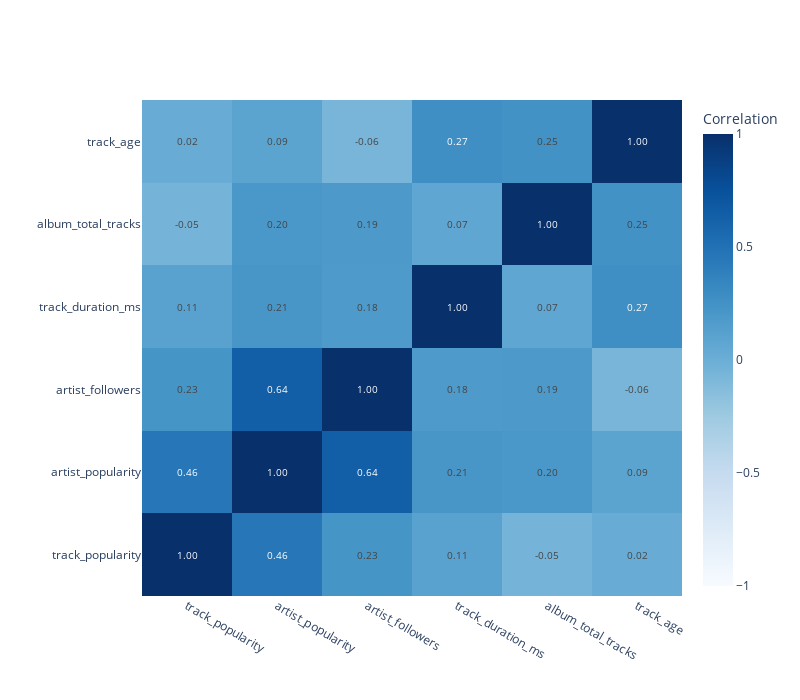

The notebook cell this image was saved under:
### Markdown cell above
I found out explicit songs are a bit more popular. People seem to like these types of songs.

### Code cell
numeric_cols = ['track_popularity', 'artist_popularity', 'artist_followers', 
                'track_duration_ms', 'album_total_tracks', 'track_age']

correlations = spotify_data[numeric_cols].corr()

fig = go.Figure(data=go.Heatmap(
    z=correlations.values,
    x=correlations.columns,
    y=correlations.columns,
    colorscale='Blues',
    zmid=0,
    text=correlations.values,
    texttemplate='%{text:.2f}',
    textfont={"size": 10},
    colorbar=dict(title="Correlation")
))

fig.update_layout(
    width=800,
    height=700,
    xaxis_title="",
    yaxis_title="",
    xaxis={'side': 'bottom'}
)

fig.show()

### Figure 1 — Plotly figure (JSON) as saved in the notebook; plotly's stock layout.template omitted (floating-point values rounded to 4 significant figures)
{"data": [{"colorbar": {"title": {"text": "Correlation"}}, "colorscale": [[0, "rgb(247,251,255)"], [0.125, "rgb(222,235,247)"], [0.25, "rgb(198,219,239)"], [0.375, "rgb(158,202,225)"], [0.5, "rgb(107,174,214)"], [0.625, "rgb(66,146,198)"], [0.75, "rgb(33,113,181)"], [0.875, "rgb(8,81,156)"], [1, "rgb(8,48,107)"]], "text": [[1.0, 0.4557, 0.2266, 0.1071, -0.04728, 0.01769], [0.4557, 1.0, 0.6377, 0.2123, 0.2005, 0.09114], [0.2266, 0.6377, 1.0, 0.1756, 0.1864, -0.06398], [0.1071, 0.2123, 0.1756, 1.0, 0.06794, 0.2744], [-0.04728, 0.2005, 0.1864, 0.06794, 1.0, 0.2476], [0.01769, 0.09114, -0.06398, 0.2744, 0.2476, 1.0]], "textfont": {"size": 10}, "texttemplate": "%{text:.2f}", "type": "heatmap", "x": ["track_popularity", "artist_popularity", "artist_followers", "track_duration_ms", "album_total_tracks", "track_age"], "y": ["track_popularity", "artist_popularity", "artist_followers", "track_duration_ms", "album_total_tracks", "track_age"], "z": [[1.0, 0.4557, 0.2266, 0.1071, -0.04728, 0.01769], [0.4557, 1.0, 0.6377, 0.2123, 0.2005, 0.09114], [0.2266, 0.6377, 1.0, 0.1756, 0.1864, -0.06398], [0.1071, 0.2123, 0.1756, 1.0, 0.06794, 0.2744], [-0.04728, 0.2005, 0.1864, 0.06794, 1.0, 0.2476], [0.01769, 0.09114, -0.06398, 0.2744, 0.2476, 1.0]], "zmid": 0}], "layout": {"height": 700, "width": 800, "xaxis": {"side": "bottom", "title": {"text": ""}}, "yaxis": {"title": {"text": ""}}}}
